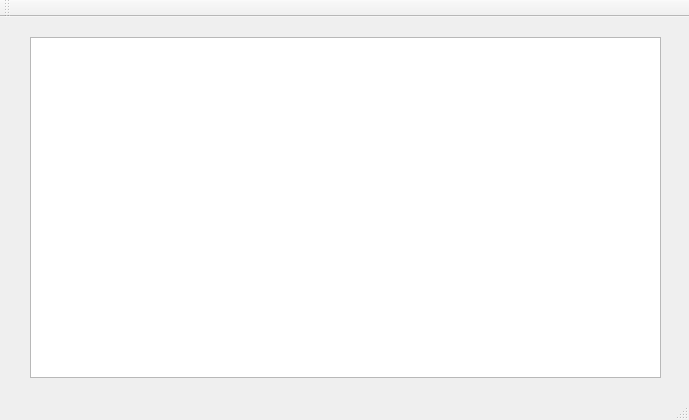
<?xml version="1.0" encoding="UTF-8"?>
<ui version="4.0">
 <class>MainWindow</class>
 <widget class="QMainWindow" name="MainWindow">
  <property name="geometry">
   <rect>
    <x>0</x>
    <y>0</y>
    <width>689</width>
    <height>420</height>
   </rect>
  </property>
  <property name="windowTitle">
   <string>MainWindow</string>
  </property>
  <widget class="QWidget" name="centralWidget">
   <widget class="QGraphicsView" name="graphicsView">
    <property name="geometry">
     <rect>
      <x>30</x>
      <y>20</y>
      <width>631</width>
      <height>341</height>
     </rect>
    </property>
   </widget>
  </widget>
  <widget class="QMenuBar" name="menuBar">
   <property name="geometry">
    <rect>
     <x>0</x>
     <y>0</y>
     <width>689</width>
     <height>20</height>
    </rect>
   </property>
  </widget>
  <widget class="QToolBar" name="mainToolBar">
   <attribute name="toolBarArea">
    <enum>TopToolBarArea</enum>
   </attribute>
   <attribute name="toolBarBreak">
    <bool>false</bool>
   </attribute>
  </widget>
  <widget class="QStatusBar" name="statusBar"/>
 </widget>
 <layoutdefault spacing="6" margin="11"/>
 <resources/>
 <connections/>
</ui>
